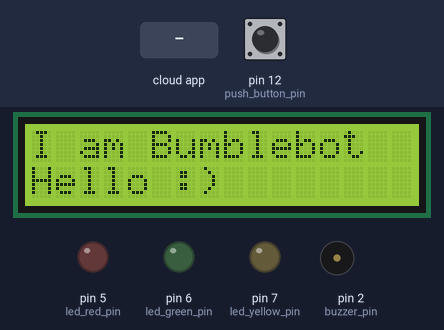
A sketch run on a simulated Arduino Uno, built with avr-gcc and run on an emulated ATmega328P. Shown: 16×2 character LCD, output pins drawn as LEDs (lit = HIGH), buzzer (waves = sounding, pin HIGH). Dashed ring = blinking. The inputs (shaded band) are chosen by the test bench; at power-on: pin 12 (push_button_pin) LOW. The ROS host is connected and sends only what is stated.

Above: at 1.2 s.
1.3 s: the phone or cloud app sets lcd to red
At 2.2 s:
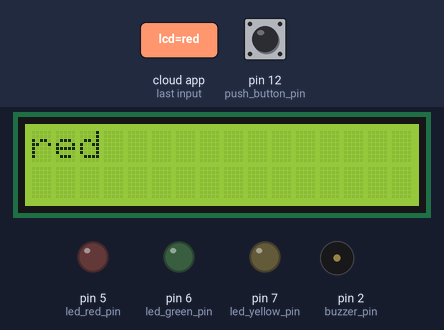
2.8 s: the phone or cloud app sets lcd to yellow
At 3.4 s:
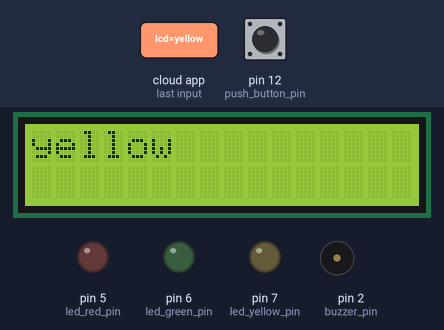
4.3 s: the phone or cloud app sets lcd to green
At 4.6 s:
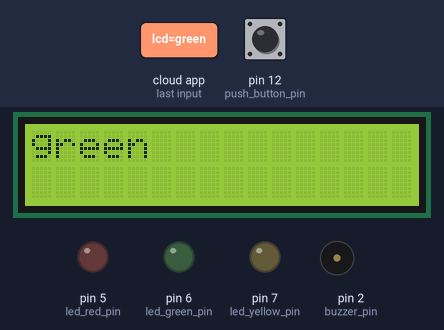
5.8 s: the phone or cloud app sets lcd to all
At 6.9 s:
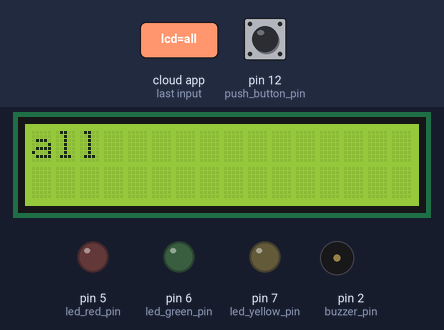
7.3 s: the phone or cloud app sets lcd to none
At 8.0 s:
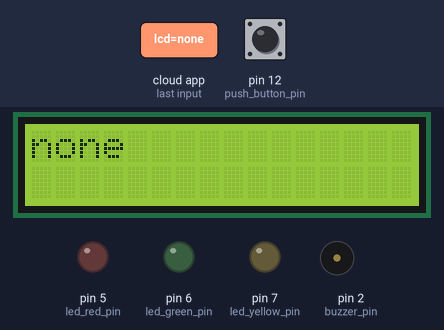
8.8 s: the phone or cloud app sets led to red
At 9.03 s:
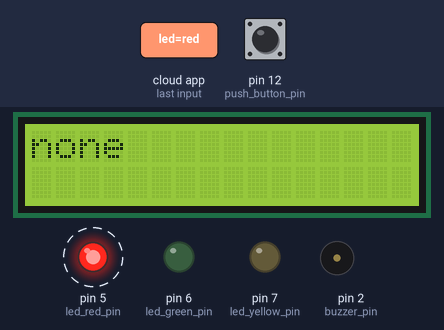
Timing chart, 0 to 12.1 s (numbered marks = the images above; inputs shaded):
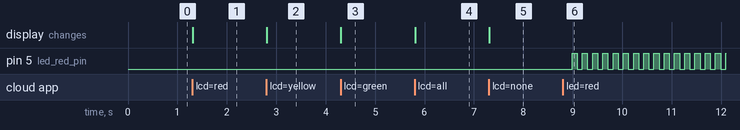

Measured:
- after the input at 1.3 s, the display: changes at once (image 1)
- after the input at 2.8 s, the display: changes at once (image 2)
- after the input at 4.3 s, the display: changes at once (image 3)
- after the input at 5.8 s, the display: changes at once (image 4)
- after the input at 7.3 s, the display: changes at once (image 5)
- after the input at 8.8 s, pin 5 (led_red_pin): alternates HIGH for 0.10 s and LOW for 0.10 s, starting after 0.19 s

The sketch:

LED_LCD_Buzzer_Switch_Protothread.ino
```cpp
//Macros
#define led_red_pin 5
#define led_yellow_pin 7
#define led_green_pin 6
#define push_button_pin 12
#define buzzer_pin 2

#define NOTE_B0  31
#define NOTE_C1  33
#define NOTE_CS1 35
#define NOTE_D1  37
#define NOTE_DS1 39
#define NOTE_E1  41
#define NOTE_F1  44
#define NOTE_FS1 46
#define NOTE_G1  49
#define NOTE_GS1 52
#define NOTE_A1  55
#define NOTE_AS1 58
#define NOTE_B1  62
#define NOTE_C2  65
#define NOTE_CS2 69
#define NOTE_D2  73
#define NOTE_DS2 78
#define NOTE_E2  82
#define NOTE_F2  87
#define NOTE_FS2 93
#define NOTE_G2  98
#define NOTE_GS2 104
#define NOTE_A2  110
#define NOTE_AS2 117
#define NOTE_B2  123
#define NOTE_C3  131
#define NOTE_CS3 139
#define NOTE_D3  147
#define NOTE_DS3 156
#define NOTE_E3  165
#define NOTE_F3  175
#define NOTE_FS3 185
#define NOTE_G3  196
#define NOTE_GS3 208
#define NOTE_A3  220
#define NOTE_AS3 233
#define NOTE_B3  247
#define NOTE_C4  262
#define NOTE_CS4 277
#define NOTE_D4  294
#define NOTE_DS4 311
#define NOTE_E4  330
#define NOTE_F4  349
#define NOTE_FS4 370
#define NOTE_G4  392
#define NOTE_GS4 415
#define NOTE_A4  440
#define NOTE_AS4 466
#define NOTE_B4  494
#define NOTE_C5  523
#define NOTE_CS5 554
#define NOTE_D5  587
#define NOTE_DS5 622
#define NOTE_E5  659
#define NOTE_F5  698
#define NOTE_FS5 740
#define NOTE_G5  784
#define NOTE_GS5 831
#define NOTE_A5  880
#define NOTE_AS5 932
#define NOTE_B5  988
#define NOTE_C6  1047
#define NOTE_CS6 1109
#define NOTE_D6  1175
#define NOTE_DS6 1245
#define NOTE_E6  1319
#define NOTE_F6  1397
#define NOTE_FS6 1480
#define NOTE_G6  1568
#define NOTE_GS6 1661
#define NOTE_A6  1760
#define NOTE_AS6 1865
#define NOTE_B6  1976
#define NOTE_C7  2093
#define NOTE_CS7 2217
#define NOTE_D7  2349
#define NOTE_DS7 2489
#define NOTE_E7  2637
#define NOTE_F7  2794
#define NOTE_FS7 2960
#define NOTE_G7  3136
#define NOTE_GS7 3322
#define NOTE_A7  3520
#define NOTE_AS7 3729
#define NOTE_B7  3951
#define NOTE_C8  4186
#define NOTE_CS8 4435
#define NOTE_D8  4699
#define NOTE_DS8 4978
#define REST      0

#include <ros.h>
#include <pt.h> //Protothread library
#include <Wire.h>
#include <std_msgs/String.h>
#include <std_msgs/Bool.h>
#include <LiquidCrystal_I2C.h>

//ROS NodeHandle
ros::NodeHandle nh;

//ROS Message Variables
std_msgs::String str_msg;
std_msgs::Bool push_button_msg;

//Global Variables
static struct pt pt1, pt2, pt3; // each protothread needs one of these
LiquidCrystal_I2C lcd(0x27, 16, 2);
int push_button_value = 0;
long publisher_timer_push_button, timer_led, timer_buzzer;
bool led_blink_flag = false, led_toggle_flag = false;
String led_color = "", previous_lcd_msg = "";


//PASSIVE BUZZER - PLAY CHRISTMAS SONG
void play_christmas_song()
{
  int tempo = 200; // change this to make the song slower or faster

  int melody[] = {
    NOTE_C5,4,
    NOTE_F5,4, NOTE_F5,8, NOTE_G5,8, NOTE_F5,8, NOTE_E5,8,
    NOTE_D5,4, NOTE_D5,4, NOTE_D5,4,
    NOTE_G5,4, NOTE_G5,8, NOTE_A5,8, NOTE_G5,8, NOTE_F5,8,
    NOTE_E5,4, NOTE_C5,4, NOTE_C5,4,
    NOTE_A5,4, NOTE_A5,8, NOTE_AS5,8, NOTE_A5,8, NOTE_G5,8,
    NOTE_F5,4, NOTE_D5,4, NOTE_C5,8, NOTE_C5,8,
    NOTE_D5,4, NOTE_G5,4, NOTE_E5,4,
    NOTE_F5,2
  };

  int notes = sizeof(melody) / sizeof(melody[0]) / 2;
  int wholenote = (60000 * 4) / tempo;
  int divider = 0, noteDuration = 0;

  for (int thisNote = 0; thisNote < notes * 2; thisNote = thisNote + 2) {
    divider = melody[thisNote + 1];
    if (divider > 0)
  {
      noteDuration = (wholenote) / divider;
    }
  else if (divider < 0)
  {
      noteDuration = (wholenote) / abs(divider);
      noteDuration *= 1.5;
    }
    tone(buzzer_pin, melody[thisNote], noteDuration * 0.9);
    delay(noteDuration);
    noTone(buzzer_pin);
  }
}

//DISPLAY IN LCD
void display_lcd(String message)
{
  String string1, string2;
  if(!previous_lcd_msg.equals(message))
  {
    if(message.length() > 16)
    {
      string1 = message.substring(0,16);
      string2 = message.substring(16,32);
      lcd.clear();
      lcd.setCursor(0,0);
      lcd.print(string1);
      lcd.setCursor(0,1);
      lcd.print(string2);
    }
    else
    {
      lcd.clear();
      lcd.setCursor(0,0);
      lcd.print(message);
    }
    previous_lcd_msg = message;
  }
}

//BLINK LED
void blink_led()
{
  int pin_value;
  if(led_blink_flag)
  {
    if(led_toggle_flag)
    {
      pin_value = HIGH;
    }
    else
    {
      pin_value = LOW;
    }
    led_toggle_flag = !led_toggle_flag;
    if(led_color == "red")
    {
      digitalWrite(led_yellow_pin, LOW);
      digitalWrite(led_green_pin, LOW);
      digitalWrite(led_red_pin, pin_value);
    }
    if(led_color == "yellow")
    {
      digitalWrite(led_green_pin, LOW);
      digitalWrite(led_red_pin, LOW);
      digitalWrite(led_yellow_pin, pin_value);
    }
    if(led_color == "green")
    {
      digitalWrite(led_red_pin, LOW);
      digitalWrite(led_yellow_pin, LOW);
      digitalWrite(led_green_pin, pin_value);
    }
    if(led_color == "all")
    {
      digitalWrite(led_red_pin, pin_value);
      digitalWrite(led_yellow_pin, pin_value);
      digitalWrite(led_green_pin, pin_value);
    }
    if(led_color == "none")
    {
      digitalWrite(led_red_pin, LOW);
      digitalWrite(led_yellow_pin, LOW);
      digitalWrite(led_green_pin, LOW);
    }
  }
}

//Subscriber Callback Function - Flash Light
void buzzer_callback(const std_msgs::Bool& buzzer_msg)
{
  if(buzzer_msg.data)
  {
    play_christmas_song();
  }
}

//Subscriber Callback Function - LEDs
void led_callback(const std_msgs::String& led_msg)
{
  if(led_msg.data == "black")
  {
    led_blink_flag = false;
  }
  else
  {
    led_color = led_msg.data;
    led_blink_flag = true;
  }
}

//Subscriber Callback Function - LCD
void lcd_callback(const std_msgs::String& lcd_msg)
{
  display_lcd(lcd_msg.data);
}

//ROS Variables
ros::Subscriber<std_msgs::String> led_subscriber("led", led_callback);
ros::Subscriber<std_msgs::Bool> buzzer_subscriber("buzzer", buzzer_callback);
ros::Subscriber<std_msgs::String> lcd_subscriber("lcd", lcd_callback);
ros::Publisher push_button_publisher("push_button", &push_button_msg);

//Publisher - Push Button
void push_button_read()
{
  bool data = false;
  push_button_value = digitalRead(push_button_pin);
  if (push_button_value == HIGH)
  {
    //digitalWrite(led_green_pin, HIGH);
    data = true;
  }
  else
  {
    //digitalWrite(led_green_pin, LOW);
    data = false;
  }
  push_button_msg.data = data;
  push_button_publisher.publish( &push_button_msg );
}

//Constructor
void setup()
{
  //Debug
  Serial.begin(57600);
  //LCD
  lcd.begin();
  lcd.backlight();
  lcd.clear();
  lcd.setCursor(0,0);
  display_lcd("I am Bumblebot  Hello :)");

  //LEDs
  pinMode(led_red_pin, OUTPUT);
  pinMode(led_yellow_pin, OUTPUT);
  pinMode(led_green_pin, OUTPUT);
  pinMode(buzzer_pin, OUTPUT);
  pinMode(push_button_pin, INPUT);

  //ROS NodeHandle
  nh.initNode();

  //ROS Publishers and Subscribers
  nh.subscribe(led_subscriber);
  nh.subscribe(buzzer_subscriber);
  nh.subscribe(lcd_subscriber);
  nh.advertise(push_button_publisher);

  //ProtoThread Variables
  //---------------------
  PT_INIT(&pt1);  // initialise protothread variable
  PT_INIT(&pt2);  // initialise protothread variable
  PT_INIT(&pt3);  // initialise protothread variable
}

//ProtoThread 1 - LED
//-------------------
static int protothread1(struct pt *pt, int interval)
{
  static unsigned long timestamp = 0;
  PT_BEGIN(pt);
  while(1)
  {
    PT_WAIT_UNTIL(pt, millis() - timestamp > interval );
    timestamp = millis(); // take a new timestamp

    //Write operations here
    if (millis() > timer_led)
    {
      blink_led();
      timer_led = millis() + 100; //10 times per second
    }
  }
  PT_END(pt);
}

//ProtoThread 2 - Push Button Read
//--------------------------------
static int protothread2(struct pt *pt, int interval)
{
  static unsigned long timestamp = 0;
  PT_BEGIN(pt);
  while(1)
  {
    PT_WAIT_UNTIL(pt, millis() - timestamp > interval );
    timestamp = millis(); // take a new timestamp

    //Write operations here
    if (millis() > publisher_timer_push_button)
    {
      push_button_read();
      publisher_timer_push_button = millis() + 100; //publish ten times per second
    }
  }
  PT_END(pt);
}

//ProtoThread 3 - Buzzer
//----------------------
static int protothread3(struct pt *pt, int interval)
{
  static unsigned long timestamp = 0;
  PT_BEGIN(pt);
  while(1)
  {
    PT_WAIT_UNTIL(pt, millis() - timestamp > interval );
    timestamp = millis(); // take a new timestamp

    //Write operations here
    if (millis() > timer_buzzer)
    {
      play_christmas_song();
      timer_buzzer = millis() + 500; //two times per second
    }
  }
  PT_END(pt);
}

//Main
void loop()
{
  //Schedule the protothreads by calling them infinitely
  protothread1(&pt1, 5);  //LED Thread - Execute for 5ms
  protothread2(&pt2, 5);  //Push Button Thread - Execute for 5ms
  //protothread3(&pt3, 5);  //Buzzer Thread - Execute for 5ms
  nh.spinOnce();//Waiting
}
```
